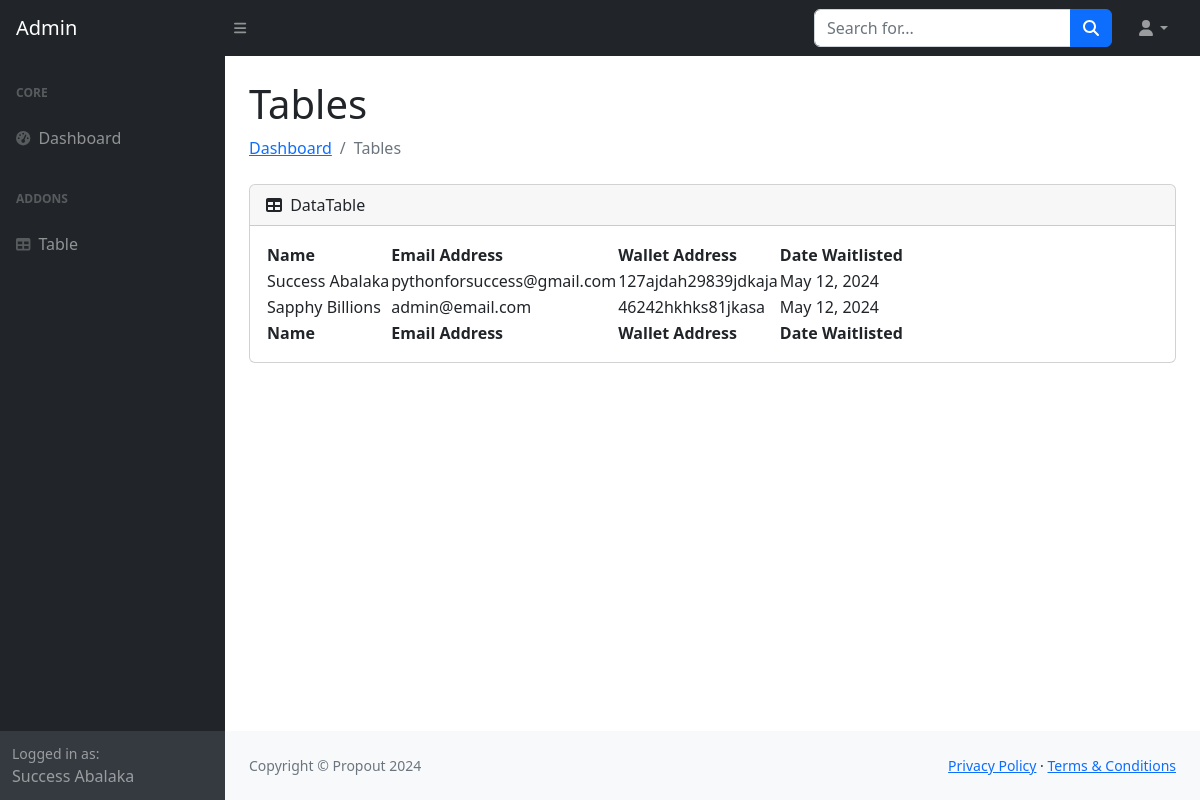
Before: /waitlist-table (signed in) with the older database file.
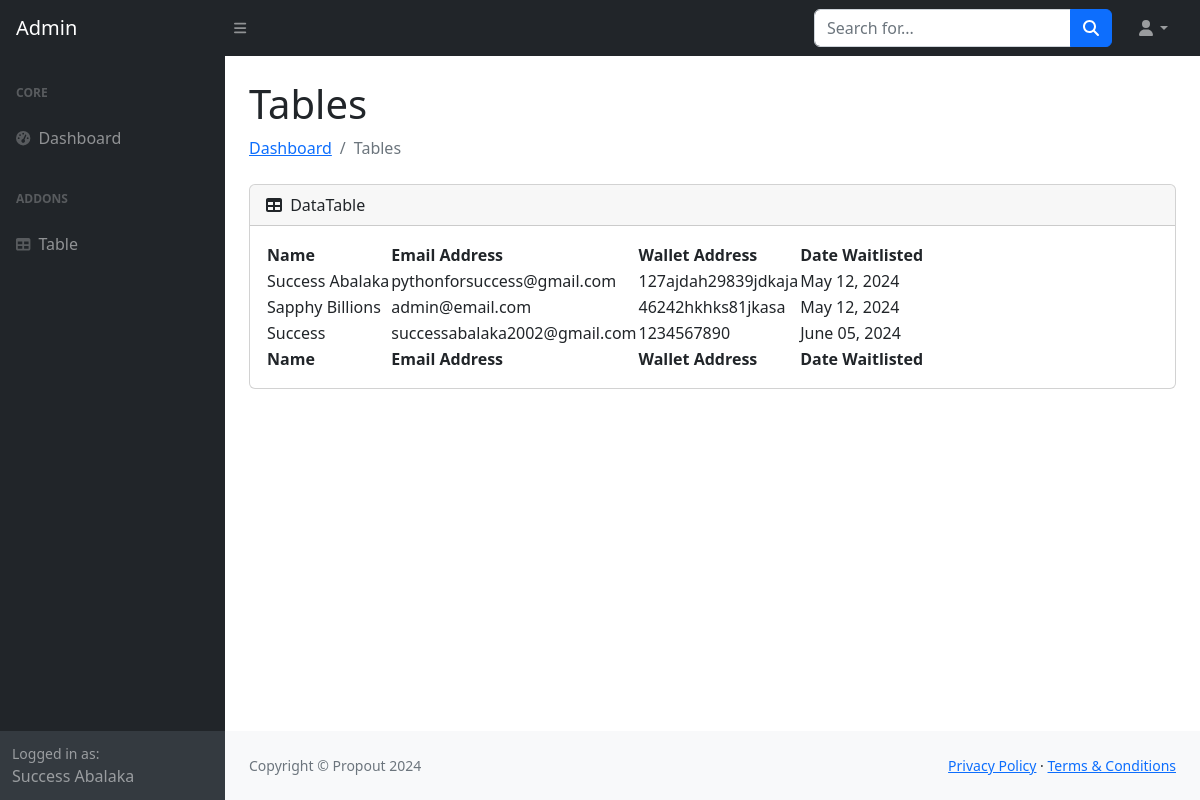
After: the same page with the newer database file.
### app.py (models this page shows)
class Waitlisters(db.Model):
    id: Mapped[int] = mapped_column(Integer, primary_key=True)
    name: Mapped[str] = mapped_column(String(100), nullable=False)
    email: Mapped[str] = mapped_column(String(100), nullable=False)
    wallet_address: Mapped[str] = mapped_column(String(100), nullable=True)
    date: Mapped[str] = mapped_column(String(100), nullable=False)

### app.py (the view)
@app.route('/waitlist-table')
@login_required
def table():
    waitlisters = db.session.execute(db.select(Waitlisters)).scalars().all()
    return render_template('tables.html', user=current_user, waitlisters=waitlisters)

### app.py (called while the page is built)
@login_managerr.user_loader
def load_user(user_id):
    return db.get_or_404(User, user_id)

### templates/tables.html (shortened to what the changed rows need)
<!DOCTYPE html>
<html lang="en">
    <head>
        <link href="https://cdn.jsdelivr.net/npm/simple-datatables@7.1.2/dist/style.min.css" rel="stylesheet" />
        <link href="{{url_for('static', filename='css/styles.css')}}" rel="stylesheet" />
    </head>
    <body class="sb-nav-fixed">
        <div id="layoutSidenav">
            <div id="layoutSidenav_content">
                <main>
                    <div class="container-fluid px-4">
                        <h1 class="mt-4">Tables</h1>
                        <div class="card mb-4">
                            <div class="card-body">
                                <table id="datatablesSimple">
                                    <thead>
                                        <tr>
                                            <th>Name</th>
                                            <th>Email Address</th>
                                            <th>Wallet Address</th>
                                            <th>Date Waitlisted</th>
                                        </tr>
                                    </thead>
                                    <tfoot>
                                        <tr>
                                            <th>Name</th>
                                            <th>Email Address</th>
                                            <th>Wallet Address</th>
                                            <th>Date Waitlisted</th>
                                        </tr>
                                    </tfoot>
                                    <tbody>
                                        {% for waitlist in waitlisters %}
                                        <tr>
                                            <td>{{waitlist.name}}</td>
                                            <td>{{waitlist.email}}</td>
                                            <td>{{waitlist.wallet_address}}</td>
                                            <td>{{waitlist.date}}</td>
                                        </tr>
                                    {% endfor %}
                                    </tbody>
                                </table>
                            </div>
                        </div>
                    </div>
                </main>
            </div>
        </div>
    </body>
</html>

Changed rows visible on the page:
added Waitlisters: name "Success", email "successabalaka2002@gmail.com", wallet_address "1234567890", date "June 05, 2024"
